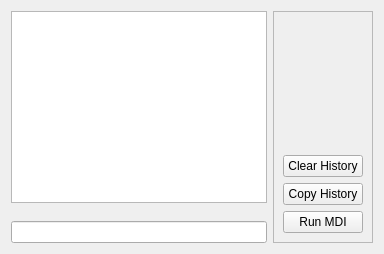
      <widget class="QWidget" name="tab_4">
       <attribute name="title">
        <string>MDI</string>
       </attribute>
       <layout class="QGridLayout" name="gridLayout_7">
        <item row="0" column="0">
         <widget class="QListWidget" name="mdi_history_lw"/>
        </item>
        <item row="3" column="0">
         <widget class="QLineEdit" name="mdi_command_le">
          <property name="input" stdset="0">
           <string>nccode</string>
          </property>
         </widget>
        </item>
        <item row="0" column="1" rowspan="4">
         <widget class="QFrame" name="frame_4">
          <property name="frameShape">
           <enum>QFrame::StyledPanel</enum>
          </property>
          <property name="frameShadow">
           <enum>QFrame::Raised</enum>
          </property>
          <layout class="QGridLayout" name="gridLayout_19">
           <item row="2" column="0">
            <widget class="QPushButton" name="copy_mdi_history_pb">
             <property name="text">
              <string>Copy History</string>
             </property>
            </widget>
           </item>
           <item row="3" column="0">
            <widget class="QPushButton" name="run_mdi_pb">
             <property name="text">
              <string>Run MDI</string>
             </property>
            </widget>
           </item>
           <item row="1" column="0">
            <widget class="QPushButton" name="clear_mdi_history_pb">
             <property name="text">
              <string>Clear History</string>
             </property>
            </widget>
           </item>
           <item row="0" column="0">
            <spacer name="verticalSpacer">
             <property name="orientation">
              <enum>Qt::Vertical</enum>
             </property>
             <property name="sizeHint" stdset="0">
              <size>
               <width>20</width>
               <height>40</height>
              </size>
             </property>
            </spacer>
           </item>
          </layout>
         </widget>
        </item>
       </layout>
      </widget>
